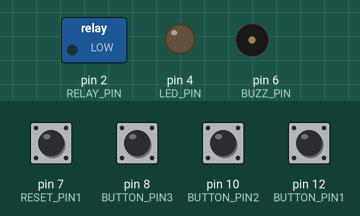
A sketch run on a simulated Arduino Uno, built with avr-gcc and run on an emulated ATmega328P. Parts: switched loads named in the sketch (green lamp = pin HIGH), output pins drawn as LEDs (lit = HIGH), buzzer (waves = sounding, pin HIGH). Inputs (shaded band) come from the test bench; at power-on: pin 7 (RESET_PIN1), pin 8 (BUTTON_PIN3), pin 10 (BUTTON_PIN2), pin 12 (BUTTON_PIN1) HIGH.

Above: at 11.3 s.
11.4 s: pin 8 (BUTTON_PIN3) pulled LOW for 1 s
At 14.2 s:
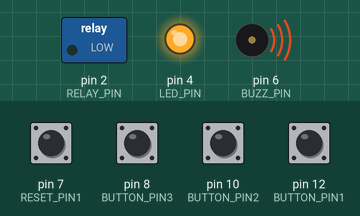
At 15.2 s:
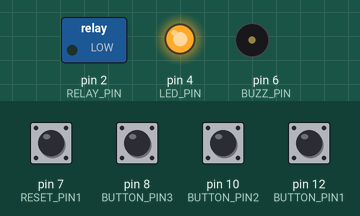
Timing chart, 0 to 21.4 s (numbered marks = the images above; inputs shaded):
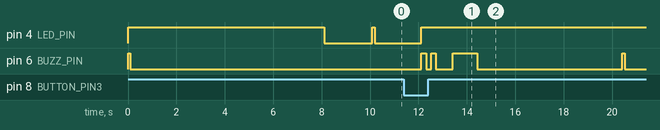

The sketch:

SaxoAlarm.ino
```cpp
//super car super safety system 1.1 24.1.2023 (super informative super trunk reset edition)
//by eddu
#define BUTTON_PIN1 12
#define BUTTON_PIN2 10
#define BUTTON_PIN3 8
#define RESET_PIN1 7
#define BUZZ_PIN 6
#define LED_PIN 4
#define RELAY_PIN 2
// all pins INPUT_PULLUP
#define pintype INPUT_PULLUP

const int waitBeforeAlarm = 9000; //wait time before alarm sounds in seconds
const int alarmRunTime = 10; //alarm run time in seconds

const int doorDelay = 500; //delay between checks in millis
const int flashDelay = 2000; // delay between flashes

bool ResetArmed = false;

int timesAlarmTriggered = 0; //how many times alarm has been triggered


//___________________________________________________________

//timeout
class TimeoutTimer {
  public:
    TimeoutTimer(unsigned long timeout) {
      _timeout = timeout;
      _startTime = millis();
      _isTimedOut = false;
    }
    bool isTimedOut() {
      if (_isTimedOut) {
        return true;
      }
      if (millis() - _startTime > _timeout) {
        _isTimedOut = true;
        return true;
      }
      return false;
    }
    void reset() {
      _startTime = millis();
      _isTimedOut = false;
    }
  private:
    unsigned long _timeout;
    unsigned long _startTime;
    bool _isTimedOut;
};


 // outputs for led and relays
class Output {
  private:
    byte pin;
  public:
    Output(byte pin) {
      this->pin = pin;
      init();
    }
    void init() {
      pinMode(pin, OUTPUT);
      off();
    }
    void on() {
      digitalWrite(pin, HIGH);
    }
    void off() {
      digitalWrite(pin, LOW);
    }
};


 // inputs for sensing the doors
class Input {
  private:
    byte pin;
    byte state;
    byte lastReading;
    unsigned long lastDebounceTime = 0;
    unsigned long debounceDelay = 20;
  public:
    Input(byte pin) {
      this->pin = pin;
      lastReading = LOW;
      init();
    }
    void init() {
      pinMode(pin, pintype);
      update();
    }
    void update() {
      byte newReading = digitalRead(pin);

      if (newReading != lastReading) {
        lastDebounceTime = millis();
      }
      if (millis() - lastDebounceTime > debounceDelay) {
        state = newReading;
      }
      lastReading = newReading;
    }
    byte getState() {
      update();
      return state;
    }
    bool isActive() {
      return (getState() == HIGH);
   }
};

// Inputs
Input Door1(BUTTON_PIN1);
Input Door2(BUTTON_PIN2);
Input Door3(BUTTON_PIN3);
Input ResetButton1(RESET_PIN1);

// Outputs
Output Buzzer(BUZZ_PIN);
Output Led(LED_PIN);
Output Relay(RELAY_PIN);

// Timers
TimeoutTimer flashTimer(flashDelay);
TimeoutTimer doorTimer(doorDelay);
TimeoutTimer alarmTimer(waitBeforeAlarm);


void setup() {
  Serial.begin(9600);
  Led.on();
  Buzzer.on();
  delay(100);
  Buzzer.off();
  delay(8000);
  while (!doorsClosed()) {
    //Serial.println("waiting all doors to be closed...");
    beep(3,80);
    delay(3000);

  }
  Led.off();
  delay(2000);
  //Serial.println("security active!");
  ResetArmed = false;
}

void loop() {

 if (doorTimer.isTimedOut()) {
    if (anyDoorOpen()) {
        Led.on();
        beep(2,200);
        delay(500);
        // let the user know if someone has opened the doors
        beep(timesAlarmTriggered,500);
      	ResetArmed = true;

      	while (ResetArmed) {
        	if (alarmTimer.isTimedOut()) {
            //Serial.println("Alarm active!");
        		alarm();
        	}
          	if (resetButtonPressed()) {
              	//Serial.println("Alarm reseted!");
              	beep(1,1000);
              	delay(5000);
              	setup();
            }
          delay(100);
        }
    }
      doorTimer.reset();
 }

 if (flashTimer.isTimedOut()) {
      flash(1,100);
      flashTimer.reset();
      }
  alarmTimer.reset();
  delay(20);
  }
//__________________________________________________


// check if any door is open
bool anyDoorOpen() {
  Door1.update();
  Door2.update();
  Door3.update();
  //Serial.println("checking if any door open...");
  if (!Door1.getState() || !Door2.getState() || !Door3.getState() ){
    return true;
  }
  return false;
}

// check if reset button is pressed
bool resetButtonPressed() {
  ResetButton1.update();
  //Serial.println("checking if any door open...");
  if (ResetButton1.getState()){
    return true;
  }
  return false;
}

// check if all the doors are closed
bool doorsClosed() {
  Door1.update();
  Door2.update();
  Door3.update();
  //Serial.println("checking if all doors closed...");
  if (Door1.getState() && Door2.getState() && Door3.getState() ){
    return true;
  }
  return false;
}

// alarm code
void alarm() {
  Buzzer.on();
  Led.on();
  Relay.on();
  delay(alarmRunTime*1000);
  reset();
  timesAlarmTriggered++;
  delay(20);
 }

// beep code
void beep(int beeps, int beepsDelay) {
  for (int i=0; i<beeps; i++) {
    Buzzer.on();
    delay(beepsDelay);
    Buzzer.off();
    delay(beepsDelay);
  }
 }

// LED flash code
void flash(int flashes, int flashesDelay) {
  //Serial.println("flashing...");
  for (int i=0; i<flashes; i++) {
    Led.on();
    delay(flashesDelay);
    Led.off();
    delay(flashesDelay);
  }
 }

// reset code
void reset() {
  Buzzer.off();
  Led.off();
  Relay.off();
  Door1.update();
  Door2.update();
  Door3.update();
  ResetArmed = false;
}
```

Measured:
- after the input at 11.4 s, pin 6 (BUZZ_PIN): LOW → HIGH after 0.72 s, → LOW 0.20 s later, → HIGH 0.20 s later, → LOW 0.20 s later, … (8 changes in this stretch)
